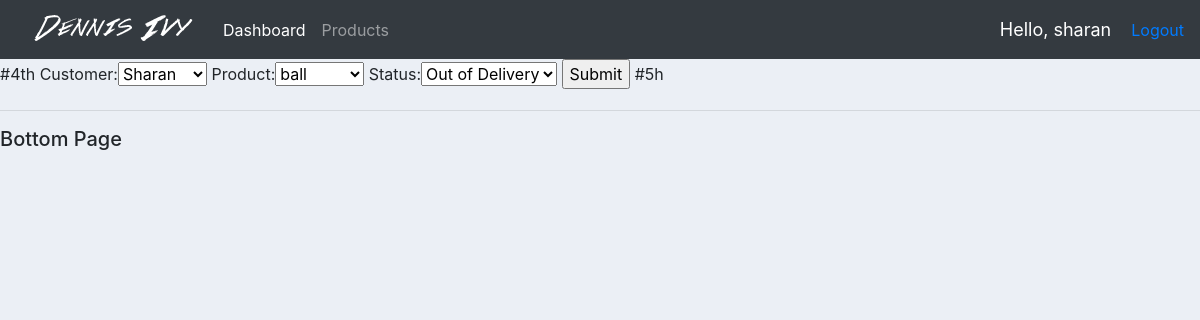
Page /updateorder/8/ (signed in) on the committed database.
### accounts/models.py (models this page shows, shortened)
class Order(models.Model):
    STATUS = (('Pending','Pending'),
              ('Out of Delivery','Out of Delivery'),
              ('Delivered','Delivered'),
             )
    customer = models.ForeignKey(Customer,null=True,on_delete=models.SET_NULL)
    product =  models.ForeignKey(Product,null=True,on_delete=models.SET_NULL)
    date_created = models.DateTimeField(auto_now_add=True,null=True)
    status = models.CharField(max_length=200,null=True,choices=STATUS)

### accounts/views.py (the view)
# urls.py: path('updateorder/<str:pk>/', views.updateorder, name = 'updateorder'),
@login_required(login_url='login_page')
def updateorder(request, pk):
     order = Order.objects.get(id=pk) # gets the specific order details
     if request.method == "POST":
          form = OrderForm(request.POST, instance=order)
          if form.is_valid():
               form.save()
               return redirect('/')
          else:
               return render(request,'accounts/orders_form.html',{'form':form})
     else:
          form = OrderForm(instance = order)
          return render(request,'accounts/orders_form.html',{'form':form})

### accounts/forms.py
class OrderForm(ModelForm): # ModelForm class is used to create a form with that model fields
    class Meta:
        model = Order  # mention the model with you are going to use and also import that model
        fields = '__all__'   #__all__ says that create a form with the fields which that perticular model has

### accounts/models.py (called while the page is built)
    def __str__(self):
        return self.name

    def __str__(self):
        return self.name

### accounts/Templates/accounts/orders_form.html (shortened to what this page needs)
{% extends 'accounts/main.html'%}
{% load static %}
{% block content %}
<!DOCTYPE html>
<html lang="en">
<head>
</head>
<body>
    <form action="" method="POST">  #4th
     {{form}}
    <input type = "submit" name = "Submit"> #5h
   </form>
</body>
</html>
{% endblock %}

### accounts/Templates/accounts/navbar.html (shortened to what this page needs)
{%load static%}
<nav class="navbar navbar-expand-lg navbar-dark bg-dark">
    <img src = "{%static '/images/logo.png'%}">
    <div class="collapse navbar-collapse" id="navbarNav">
      <ul class="navbar-nav">
        <li class="nav-item active">
          <a class="nav-link" href="{% url 'home' %}">Dashboard</a>
        </li>
        <li class="nav-item">
          <a class="nav-link" href="{% url 'products' %}">Products</a>
        </li>
      </ul>
    </div>
    <span class="hello-msg">Hello, {{request.user}}</span>
  <span><a href = "{% url 'logout_page' %}">Logout</a></span>
  </nav>

### static/css/main.css (style rules this page uses)
body { background-color: #ebeff5; }

### accounts/Templates/accounts/navbar.html (style rules this page uses)
.hello-msg { font-size: 18px; color: #fff; margin-right: 20px; }

### rows in the picture
Order: customer "Sharan", product "ball", status "Out of Delivery"

### other values in the picture
{{ request.user }} "sharan"
